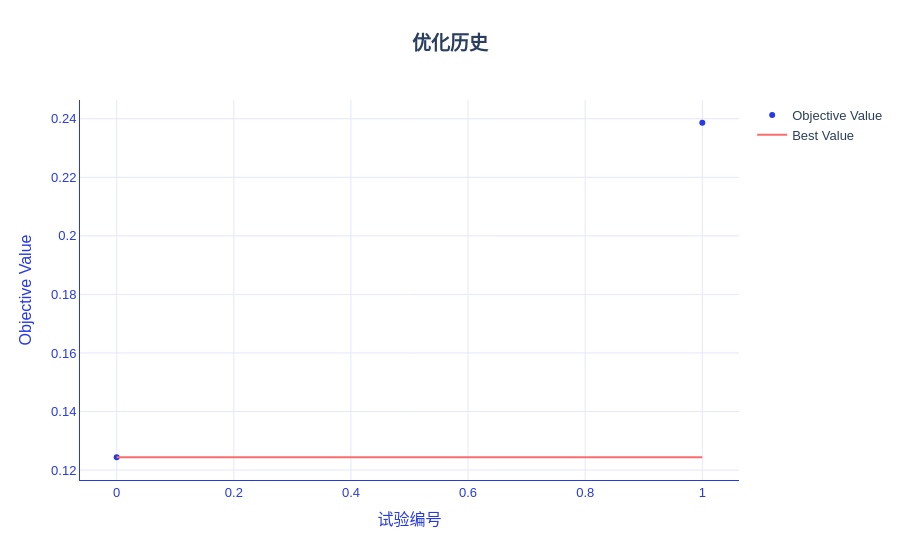

Write notebook code for a chart like this one.
### Markdown cell above
## 7. TabNet 分类：预训练、训练、调参与部署

完整独立流程。使用全部样本；为了展示接口，预训练设为一轮、监督训练两轮，不将演示指标当作充分收敛的模型表现。

### Code cell
import sys

sys.path.append("../")

import numpy as np
import pandas as pd
from IPython.display import display
from hscredit import hscredit_dataset
from hscredit.utils.datasets import HSCREDIT_EXAMPLE_COLUMNS
from pathlib import Path
from tempfile import mkdtemp
import torch
from optuna.samplers import GridSampler
from hscredit import TabNet, ModelTuner, get_metric
from hscredit.core.models.losses import FocalLoss
from hscredit.report import ModelReport

from hscredit.core.model_selection import oot_split, group_train_test_split

data = hscredit_dataset(columns=HSCREDIT_EXAMPLE_COLUMNS)

features = ["BASE_X187", "DK_X1689", "DK_X44", "DK_X1995_2", "DK_X1223", "DK_X2677"]
target = "MOB6@30"
data["MOB1@30"] = data["MOB1"].gt(30).astype(int)
data["MOB3@30"] = data["MOB3"].gt(30).astype(int)
data["MOB6@30"] = data["MOB6"].gt(30).astype(int)
data["风险调整金额"] = data["loan_amt"].where(data["MOB6"].le(60), -data["loan_amt"])
data["授信时间"] = pd.to_datetime(data["授信时间"])

# 最新自然月作为 OOT；同一客户不能同时进入开发集和 OOT。
oot_start = data["授信时间"].max().to_period("M").start_time
development, oot = oot_split(data, time_col="授信时间", oot_start=oot_start)
development = development.loc[~development["用户编码"].isin(oot["用户编码"])].copy()
train, test = group_train_test_split(development, group="用户编码", test_size=0.25, random_state=42)
fit_data, validation = group_train_test_split(
    train, group="用户编码", test_size=0.25, random_state=42
)

features = features + ["GROUP", "BASINF_X19", "BASE_X61"]
target = "MOB6@30"

# 预训练只传特征，包含全部训练子集，没有标签和行采样。
pretrained = TabNet(
    target=target,
    objective="binary",
    n_d=8,
    n_a=8,
    n_steps=2,
    virtual_batch_size=128,
    max_epochs=2,
    batch_size=2048,
    early_stopping_rounds=None,
    validation_fraction=0,
    device="auto",
    random_state=42,
    optimizer=torch.optim.AdamW,
    optimizer_params={"betas": (0.9, 0.98)},
    loss=FocalLoss(alpha=0.6, gamma=1.0),
)
pretrained.pretrain(
    fit_data[features], eval_set=[validation[features]], pretraining_ratio=0.4, max_epochs=1
)
display(pretrained.get_learning_curve())

# 从预训练快照开始监督训练，使用现成优化器、损失和评估指标。
model = TabNet(
    target=target,
    objective="binary",
    n_d=8,
    n_a=8,
    n_steps=2,
    virtual_batch_size=128,
    max_epochs=2,
    batch_size=2048,
    early_stopping_rounds=None,
    validation_fraction=0,
    device="auto",
    random_state=42,
    optimizer=torch.optim.AdamW,
    optimizer_params={"betas": (0.9, 0.98)},
    loss=FocalLoss(alpha=0.6, gamma=1.0),
)
model.fit(
    fit_data[features + [target]],
    eval_set={"验证集": validation[features + [target]]},
    from_pretrained=pretrained,
)
display(model.get_learning_curve())
display(pd.DataFrame([model.evaluate(test[features + [target]], metrics=["auc", "ks", "brier"])]))

# 两个学习率候选均从相同预训练状态开始。
search_space = {"learning_rate": [0.001, 0.003]}
candidate = TabNet(
    target=target,
    objective="binary",
    n_d=8,
    n_a=8,
    n_steps=2,
    virtual_batch_size=128,
    max_epochs=2,
    batch_size=2048,
    early_stopping_rounds=None,
    validation_fraction=0,
    device="auto",
    random_state=42,
    optimizer=torch.optim.AdamW,
    optimizer_params={"betas": (0.9, 0.98)},
    loss=FocalLoss(alpha=0.6, gamma=1.0),
)
tuner = ModelTuner(
    candidate,
    search_space=search_space,
    fit_params={"from_pretrained": pretrained},
    metric=get_metric("brier"),
    cv=None,
    n_jobs=1,
    random_state=42,
    sampler=GridSampler(search_space, seed=42),
    retention="predictions",
)
tuner.fit(
    fit_data[features + [target]],
    eval_set={"验证集": validation[features + [target]]},
    n_trials=2,
    show_progress_bar=False,
)
display(tuner.get_optimization_history())
display(tuner.plot_optimization_history())
best_model = tuner.get_best_model()

datasets = {"训练集": fit_data, "验证集": validation, "测试集": test, "OOT": oot}
report = ModelReport(
    best_model,
    datasets=datasets,
    features=features,
    target=target,
    metrics=["auc", "ks", "brier"],
    n_jobs=1,
)
display(report.summary())
output = Path(mkdtemp(prefix="hscredit_TabNet_binary_"))
report.to_excel(
    output / "模型报告.xlsx", with_plots=False, include_sample_records=False, mode="strict"
)
pretrained.save(output / "预训练模型.pkl")
best_model.save(output / "完整模型.pkl")
best_model.save_inference(output / "推理模型.pkl")

restored = TabNet.load(output / "推理模型.pkl")
display(
    pd.DataFrame(restored.predict(test[features]), index=test.index, columns=["预测结果"]).head()
)
print(output)

### Figure 1 — Plotly figure (JSON) as saved in the notebook; plotly's stock layout.template omitted (floating-point values rounded to 4 significant figures)
{"data": [{"mode": "markers", "name": "Objective Value", "type": "scatter", "x": [0, 1], "y": [0.1244, 0.2386]}, {"mode": "lines", "name": "Best Value", "type": "scatter", "x": [0, 1], "y": [0.1244, 0.1244]}, {"marker": {"color": "#8A8FA3"}, "mode": "markers", "name": "Infeasible Trial", "showlegend": false, "type": "scatter", "x": [], "y": []}], "layout": {"colorway": ["#2639E9", "#F76E6C", "#FE7715", "#8892F3", "#9956A4", "#EA4585", "#5665EE", "#F0587A", "#B729AB", "#3C4DEB", "#E73B72", "#832EC2", "#BC5F8F", "#E0249A"], "font": {"family": "Alimama FangYuanTi VF, Microsoft YaHei, sans-serif", "size": 13}, "hoverlabel": {"bgcolor": "white", "bordercolor": "#2639E9", "font": {"family": "Alimama FangYuanTi VF, Microsoft YaHei, sans-serif", "size": 13}}, "legend": {"font": {"size": 13}}, "paper_bgcolor": "white", "plot_bgcolor": "white", "title": {"font": {"size": 19}, "text": "<b>优化历史</b>", "x": 0.5, "xanchor": "center"}, "xaxis": {"color": "#2639E9", "gridcolor": "#E5E7FC", "linecolor": "#2639E9", "showgrid": true, "showline": true, "tickfont": {"size": 13}, "title": {"font": {"size": 16}, "text": "试验编号"}, "zeroline": false}, "yaxis": {"color": "#2639E9", "gridcolor": "#E5E7FC", "linecolor": "#2639E9", "showgrid": true, "showline": true, "tickfont": {"size": 13}, "title": {"font": {"size": 16}, "text": "Objective Value"}, "zeroline": false}}}
